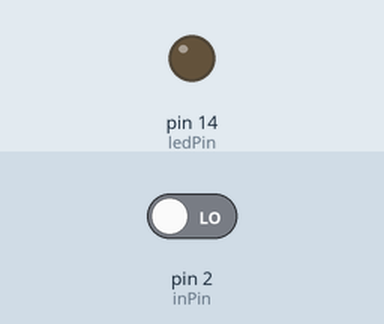
Recording of a sketch running on a simulated Arduino Uno, built with avr-gcc and run on an emulated ATmega328P. Parts: output pins drawn as LEDs (lit = HIGH). The test bench sets the inputs (shaded band); at power-on: pin 2 (inPin) LOW.

Above: at 1.2 s.
1.3 s: pin 2 (inPin) driven HIGH
At 1.6 s:
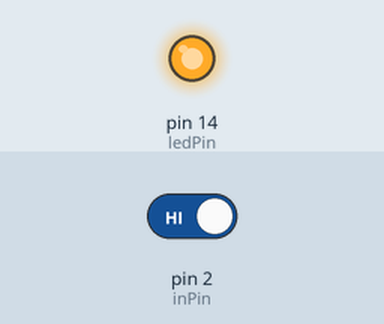
2.8 s: pin 2 (inPin) driven LOW
At 4.0 s:
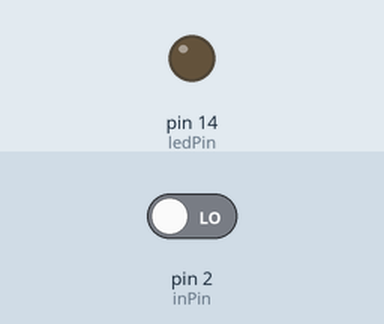
Timing chart, 0 to 5.8 s (numbered marks = the images above; inputs shaded):
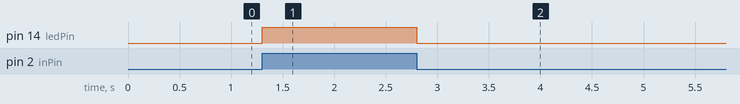

Measured:
- after the input at 1.3 s, pin 14 (ledPin): LOW → HIGH at once
- after the input at 2.8 s, pin 14 (ledPin): HIGH → LOW at once

The sketch:

test_leds.ino
```cpp
int ledPin = 14;  // LED connected to digital pin 13
int inPin = 2;    // pushbutton connected to digital pin 7
int val = 0;      // variable to store the read value

void setup() {
  pinMode(ledPin, OUTPUT);  // sets the digital pin 13 as output
  pinMode(inPin, INPUT);    // sets the digital pin 7 as input
}

void loop() {
  val = digitalRead(inPin);   // read the input pin
  digitalWrite(ledPin, val);  // sets the LED to the button's value
}
```
